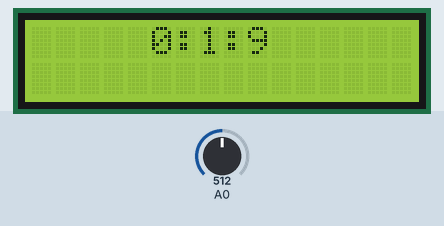
This sketch was run on a simulated Arduino Uno, built with avr-gcc and run on an emulated ATmega328P. Shown: 16×2 character LCD. The test bench sets the inputs (shaded band); at power-on: A0 = 512.

Above: at 1.1 s.
At 5.1 s:
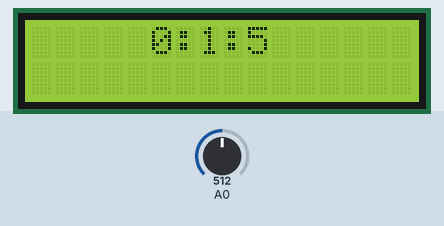
At 10.1 s:
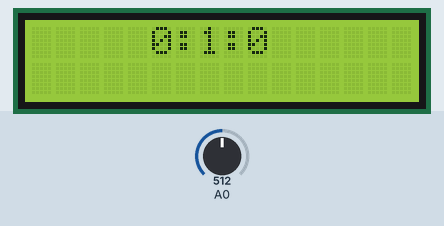
At 20.1 s:
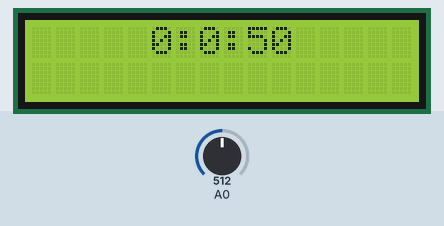
At 29.1 s:
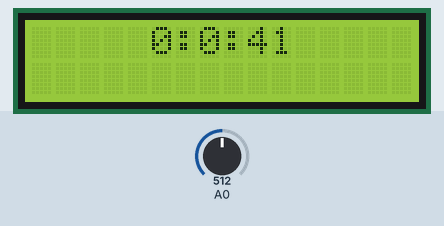
At 39.1 s:
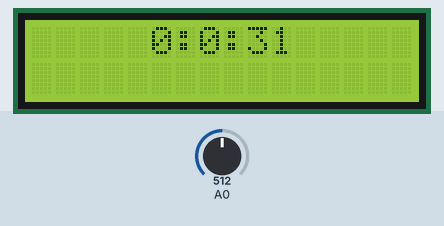

Measured:
- what the display in image 1 shows lasts 1.0 s, from 5.0 s to 6.0 s

The sketch:

airsoft_bomb.ino
```cpp
#include <LiquidCrystal.h>
#include <DFR_LCD_Keypad.h>

// this is factory config shield initialisation

LiquidCrystal lcd(8,9,4,5,6,7);
DFR_LCD_Keypad keypad(A0, &lcd);

unsigned long Watch, _micro, time = micros();
unsigned int Clock = 0, R_clock;
boolean Reset = false, Stop = false, Paused = false;
volatile boolean timeFlag = false;
int last_key, key;

void setup()

{
  SetTimer(0,1,10); // 10 seconds
  StartTimer();
  lcd.begin(16,2);
  lcd.clear();
  lcd.setCursor(5,0);
}

void loop()
{
  CountDownTimer(); // run the timer
  last_key = keypad.get_last_key(); // get last key value
  key      = keypad.read_key(); // read current key value

  // this prevents the time from being constantly shown.
  if (TimeHasChanged() )
  {
    lcd.setCursor(5,0);
    lcd.print(ShowHours());
    lcd.print(":");
    lcd.print(ShowMinutes());
    lcd.print(":");
    lcd.print(ShowSeconds());
    //lcd.print(":");
    //lcd.print(ShowMilliSeconds());
    //lcd.print(":");
    //lcd.println(ShowMicroSeconds());
    // This DOES NOT format the time to 0:0x when seconds is less than 10.
    // if you need to format the time to standard format, use the sprintf() function.
  }
}

boolean CountDownTimer()
{
  static unsigned long duration = 1000000; // 1 second
  timeFlag = false;

  if (!Stop && !Paused) // if not Stopped or Paused, run timer
  {
    // check the time difference and see if 1 second has elapsed
    if ((_micro = micros()) - time > duration )
    {
      Clock--;
      timeFlag = true;

      if (Clock == 0) // check to see if the clock is 0
        Stop = true; // If so, stop the timer

     // check to see if micros() has rolled over, if not,
     // then increment "time" by duration
      _micro < time ? time = _micro : time += duration;
    }
  }
  return !Stop; // return the state of the timer
}

void ResetTimer()
{
  SetTimer(R_clock);
  Stop = false;
}

void StartTimer()
{
  Watch = micros(); // get the initial microseconds at the start of the timer
  time = micros(); // hwd added so timer will reset if stopped and then started
  Stop = false;
  Paused = false;
}

void StopTimer()
{
  Stop = true;
}

void StopTimerAt(unsigned int hours, unsigned int minutes, unsigned int seconds)
{
  if (TimeCheck(hours, minutes, seconds) )
    Stop = true;
}

void PauseTimer()
{
  Paused = true;
}

void ResumeTimer() // You can resume the timer if you ever stop it.
{
  Paused = false;
}

void SetTimer(unsigned int hours, unsigned int minutes, unsigned int seconds)
{
  // This handles invalid time overflow ie 1(H), 0(M), 120(S) -> 1, 2, 0
  unsigned int _S = (seconds / 60), _M = (minutes / 60);
  if(_S) minutes += _S;
  if(_M) hours += _M;

  Clock = (hours * 3600) + (minutes * 60) + (seconds % 60);
  R_clock = Clock;
  Stop = false;
}

void SetTimer(unsigned int seconds)
{
// StartTimer(seconds / 3600, (seconds / 3600) / 60, seconds % 60);
 Clock = seconds;
 R_clock = Clock;
 Stop = false;
}

int ShowHours()
{
  return Clock / 3600;
}

int ShowMinutes()
{
  return (Clock / 60) % 60;
}

int ShowSeconds()
{
  return Clock % 60;
}

unsigned long ShowMilliSeconds()
{
  return (_micro - Watch)/ 1000.0;
}

unsigned long ShowMicroSeconds()
{
  return _micro - Watch;
}

boolean TimeHasChanged()
{
  return timeFlag;
}

// output true if timer equals requested time
boolean TimeCheck(unsigned int hours, unsigned int minutes, unsigned int seconds)
{
  return (hours == ShowHours() && minutes == ShowMinutes() && seconds == ShowSeconds());
}
```
